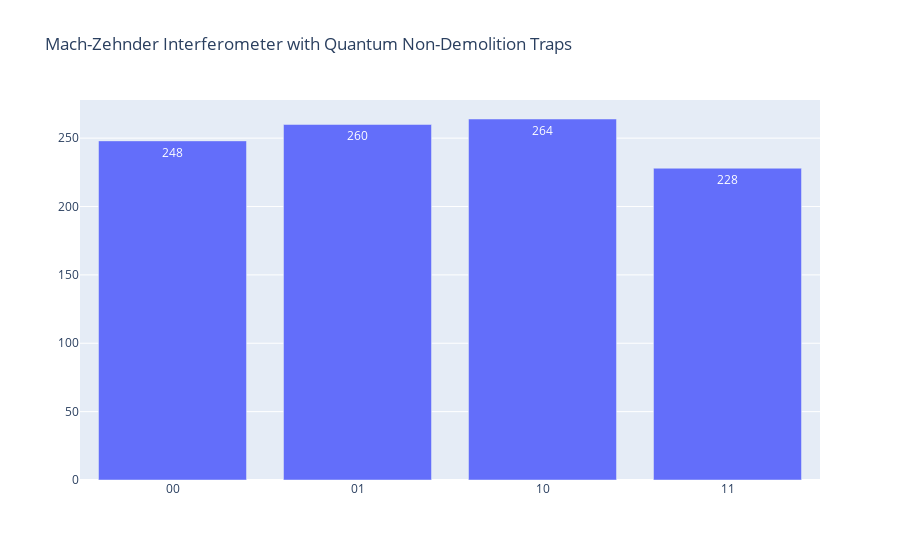

This figure's notebook cell:
### Code cell
results = qsharp.run("MachZehnderWithQND()", shots=1000)
plot(results, title="Mach-Zehnder Interferometer with Quantum Non-Demolition Traps")

### Figure 1 — Plotly figure (JSON) as saved in the notebook; plotly's stock layout.template omitted (floating-point values rounded to 4 significant figures)
{"data": [{"text": ["248", "260", "264", "228"], "type": "bar", "x": ["00", "01", "10", "11"], "y": [248, 260, 264, 228]}], "layout": {"title": {"text": "Mach-Zehnder Interferometer with Quantum Non-Demolition Traps"}}}
